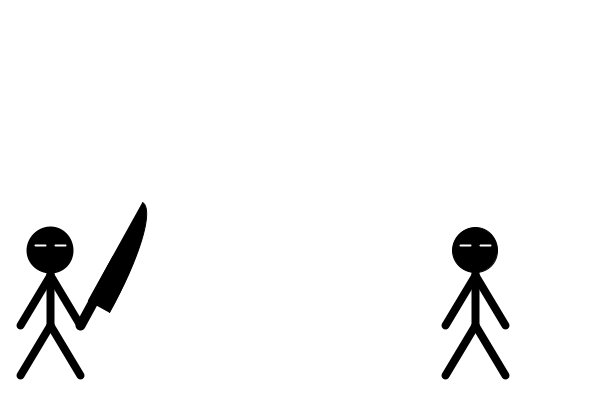
Frame 1 (no input)
Frame 60 (the mouse pressed at the canvas centre just before this capture): identical to frame 1, image omitted
Frame 120 (the mouse held since frame 60 and released just before this capture): identical to frame 1, image omitted

The Processing sketch that drew this single still picture (run headless with seeded random() and noise(); from frame 60 on, the mouse is pressed at the canvas centre):

// Processing sketch: processing_71479
// ── processing_71479.pde

//Bozhong H. User Input, CP1 Mods 14-15
float x=50;
float y=250;
float sword=50;
float hilt=250;
float rotation=6.2;
float a=475;
float b=250;
float c=475;
float d=250;
float clear=0;
float laserChange=15;
boolean isMoving=false;
void setup()
{
  size(600, 400);
  background(255);
  smooth();
}
void draw()
{
  background(255);
  stickman();
  laser();
}
void stickman()
{
  fill(0);
  stroke(0);
  ellipse(a, b, 45, 45);
  strokeWeight(8);
  line(a, b, a, b+75);
  line(a, b+25, a-30, b+75);
  line(a, b+25, a+30, b+75);
  line(a, b+75, a-30, b+125);
  line(a, b+75, a+30, b+125);
  stroke(255);
  strokeWeight(2);
  line(a-15, b-5, a-5, b-5);
  line(a+15, b-5, a+5, b-5);
  fill(0);
  stroke(0);
  ellipse(x, y, 45, 45);
  strokeWeight(8);
  line(x, y, x, y+75);
  line(x, y+25, x-30, y+75);
  line(x, y+25, x+30, y+75);
  line(x, y+75, x-30, y+125);
  line(x, y+75, x+30, y+125);
  stroke(255);
  strokeWeight(2);
  line(x-15, y-5, x-5, y-5);
  line(x+15, y-5, x+5, y-5);
  stroke(0);
  strokeWeight(10);
  translate(sword+30, hilt+75);
  rotate(PI/rotation);
  line(0, 0, 0, -75);
  strokeWeight(1);
  arc(-5, -25, 50, 225, 3*PI/2, 2*PI); 
  rotate(-PI/rotation);
  translate(-(sword+30), -(hilt+75));
  if (keyPressed==true && key=='w')
  {
    y=y-3;
    hilt=hilt-3;
  }
  if (keyPressed==true && key=='s')
  {
    y=y+3;
    hilt=hilt+3;
  }
  if (keyPressed==true && key=='a')
  {
    x=x-3;
    sword=sword-3;
  }
  if (keyPressed==true && key=='d')
  {
    x=x+3;
    sword=sword+3;
  }
  if (keyPressed==true && key=='h')
  {
    rotation=rotation+.5;
  }
  if (keyPressed==true && key=='j')
  {
    rotation=rotation-.5;
  }
  if (keyPressed==true && key=='5')
  {
    b=b-2;
    d=d-2;
  }
  if (keyPressed==true && key=='2')
  {
    b=b+2;
    d=d+2;
  }
  if (keyPressed==true && key=='3')
  {
    a=a+2;
    c=c+2;
  }
  if (keyPressed==true && key=='1')
  {
    a=a-2;
    c=c-2;
  }
}
void laser()
{
  if (isMoving==true)
  {
    stroke(255, 0, 0);
    strokeWeight(2);
    line(c-30, d-5, c-5, d-5);
    c=c-laserChange;
    if (c<0)
    {
      c=a;
      isMoving=false;
    }
  }
}
void keyPressed()
{
  if (key=='+')
  {
    isMoving=true;
  }
}
